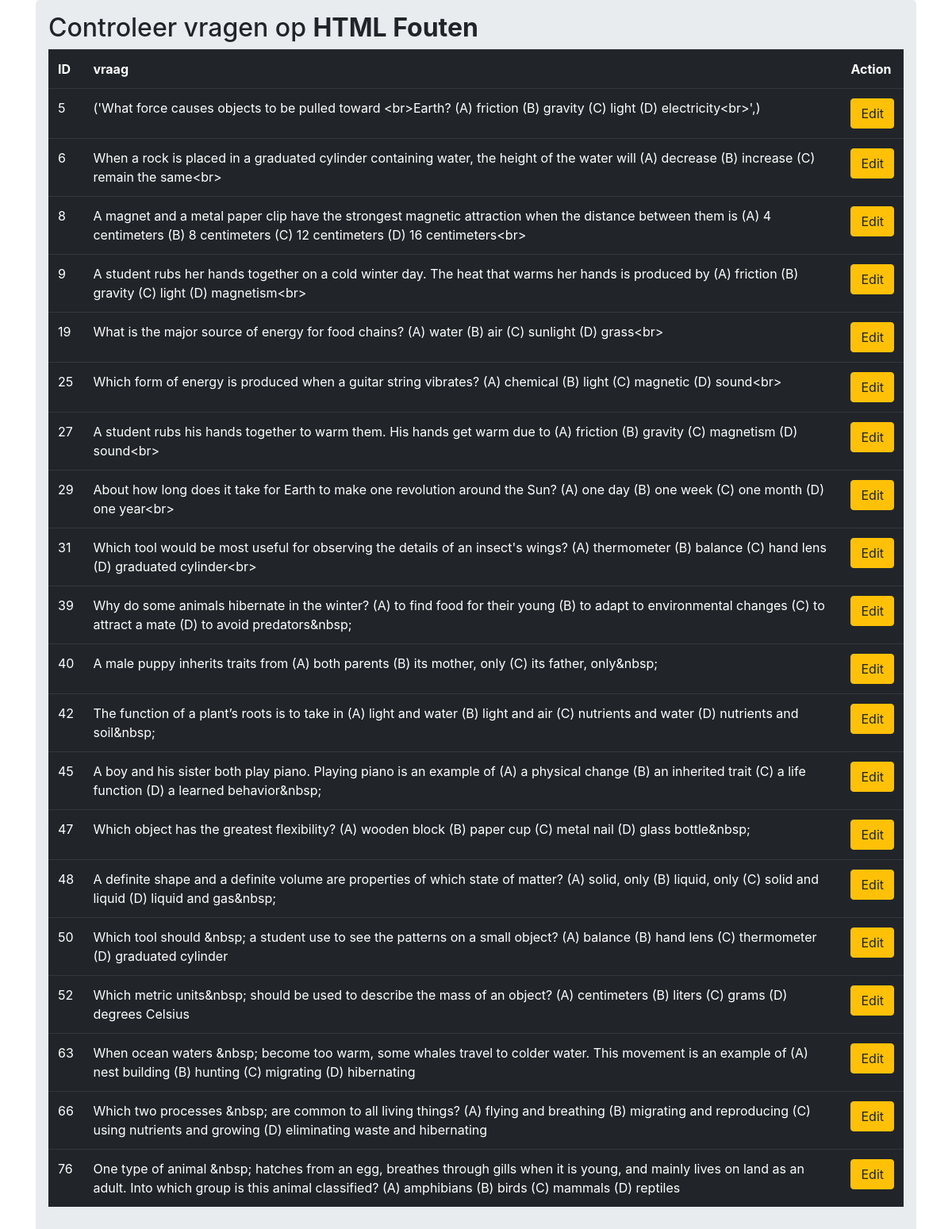
Page /editor/cleaner/ on the earlier database version.
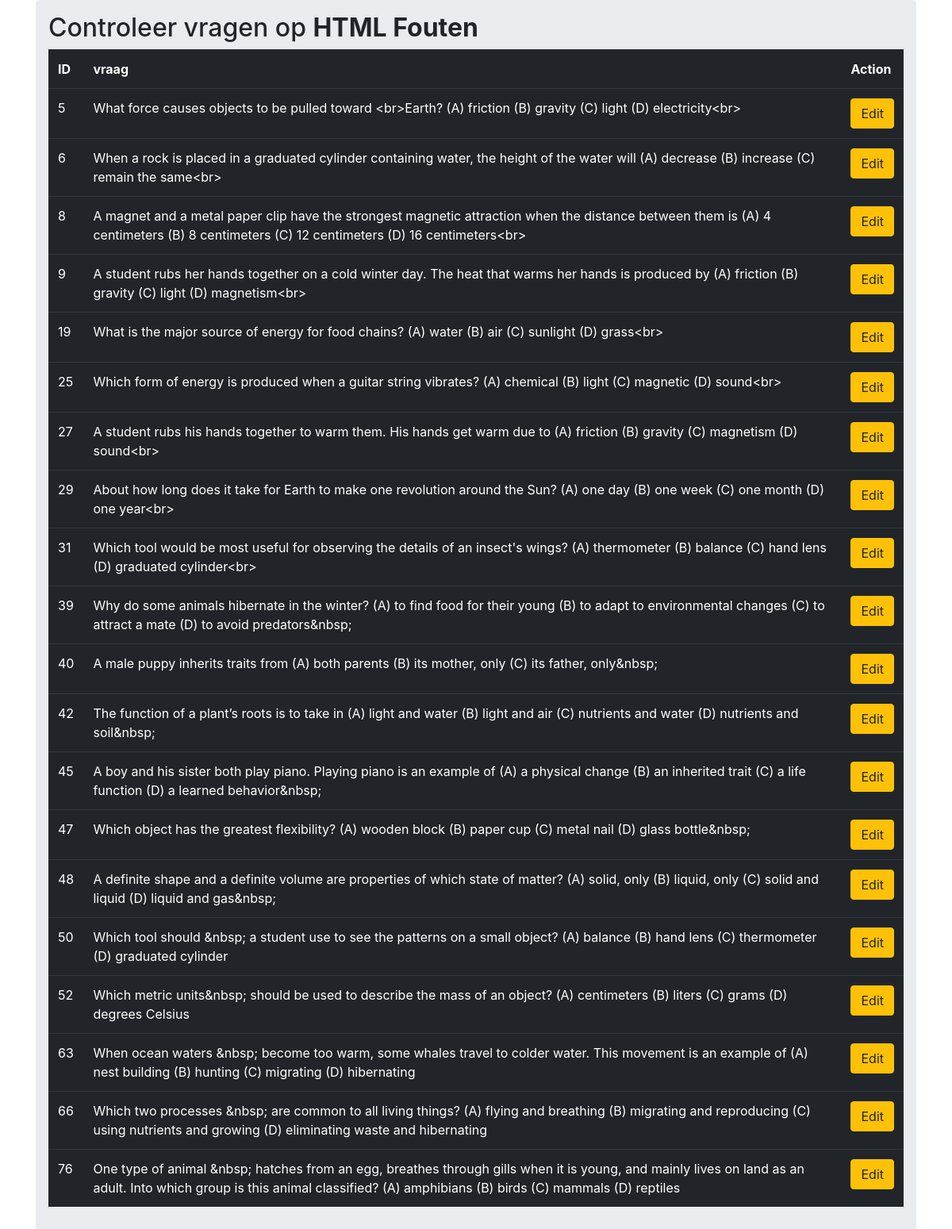
Same page on the later database version.
### tables this page shows
CREATE TABLE `vragen` (
  `id` integer NOT NULL
,  `leerdoel` integer DEFAULT NULL
,  `vraag` text NOT NULL
,  `auteur` integer DEFAULT NULL
);

### main.py (the view)
@app.route("/editor/cleaner/")
def htmleditor():
    con = sqlite3.connect(DATABASE)
    con.row_factory = sqlite3.Row
    cur = con.cursor()
    cur.execute("SELECT * FROM vragen WHERE vraag LIKE '%<br>%' OR vraag LIKE '%&nbsp;%'")
    rows = cur.fetchall()
    return render_template("HTMLeditor.html",rows = rows)

### main.py (called while the page is built)
@app.teardown_appcontext
def close_connection(exception):
    db = getattr(g, '_database', None)
    if db is not None:
        db.close()

@app.before_request
def before_request():
    g.user = None
    if 'user_id' in session:
        user = [x for x in users if x.id == session['user_id']][0]
        g.user = user

### templates/HTMLeditor.html (shortened to what this page needs)
<!DOCTYPE html>
<html lang="en">
<head>
    <link rel="stylesheet" href="/static/bootstrap.css" type="text/css">
</head>
<body>
<main>
<div class="container">
    <div class="row">
        <div class="col md-12">
            <div class="jumbotron p-3">
                <h2>Controleer vragen op <b>HTML Fouten</b></h2>
                <table class="table table-hover table-dark">
                    <tr>
                        <th>ID</th>
                        <th>vraag</th>
                        <th>Action</th>
                    </tr>
                   {% for row in rows %}
                    <tr>
                        <td>{{row.id}}</td>
                        <td>{{row.vraag}}</td>
                        <td>
                            <a href="/editor/htmlcleaner/update/{{row.id}}" class="btn btn-warning btn-xs" data-toggle="modal" data-target="#modaledit{{row.id}}">Edit</a>
                        </td>
                    </tr>
            {% endfor %}
        </div>
</main>
</body>
</html>

Differences in the rows shown:
changed vragen: vraag "('What force causes objects to be pulled toward <br>Earth? (A) friction (B) gravity (C) light (D) electricity<br>',)" → "What force causes objects to be pulled toward <br>Earth? (A) friction (B) gravity (C) light (D) electricity<br>"
